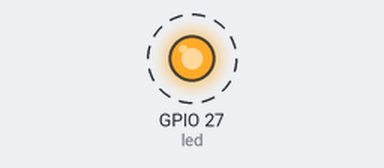
This program was run on a simulated Raspberry Pi (BCM pin numbers). Parts: output pins drawn as LEDs (lit = HIGH). Dashed ring = blinking. At 10.0 s the program stops and its outputs stay as they are.

Above: at 0.2 s.
Timing chart, 0 to 3.0 s (numbered marks = the images above):
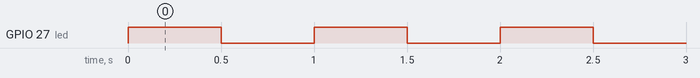

Measured:
- by itself, GPIO 27 (led): alternates HIGH for 0.50 s and LOW for 0.50 s, 20 changes in all, then stays LOW

The program:

5_LED.py
```python
# On n'importe que ce dont on a besoin ici
from time import sleep

from gpiozero import LED

# Créer un objet LED sur le port GPIO27 (pin 13)
led = LED(27)

# Faire clignoter la LED 10 fois
for i in range(10):
    led.on()  # Allumer la LED
    sleep(0.5)  # Attendre 0.5 secondes
    led.off()  # Éteindre la LED
    sleep(0.5)
```
